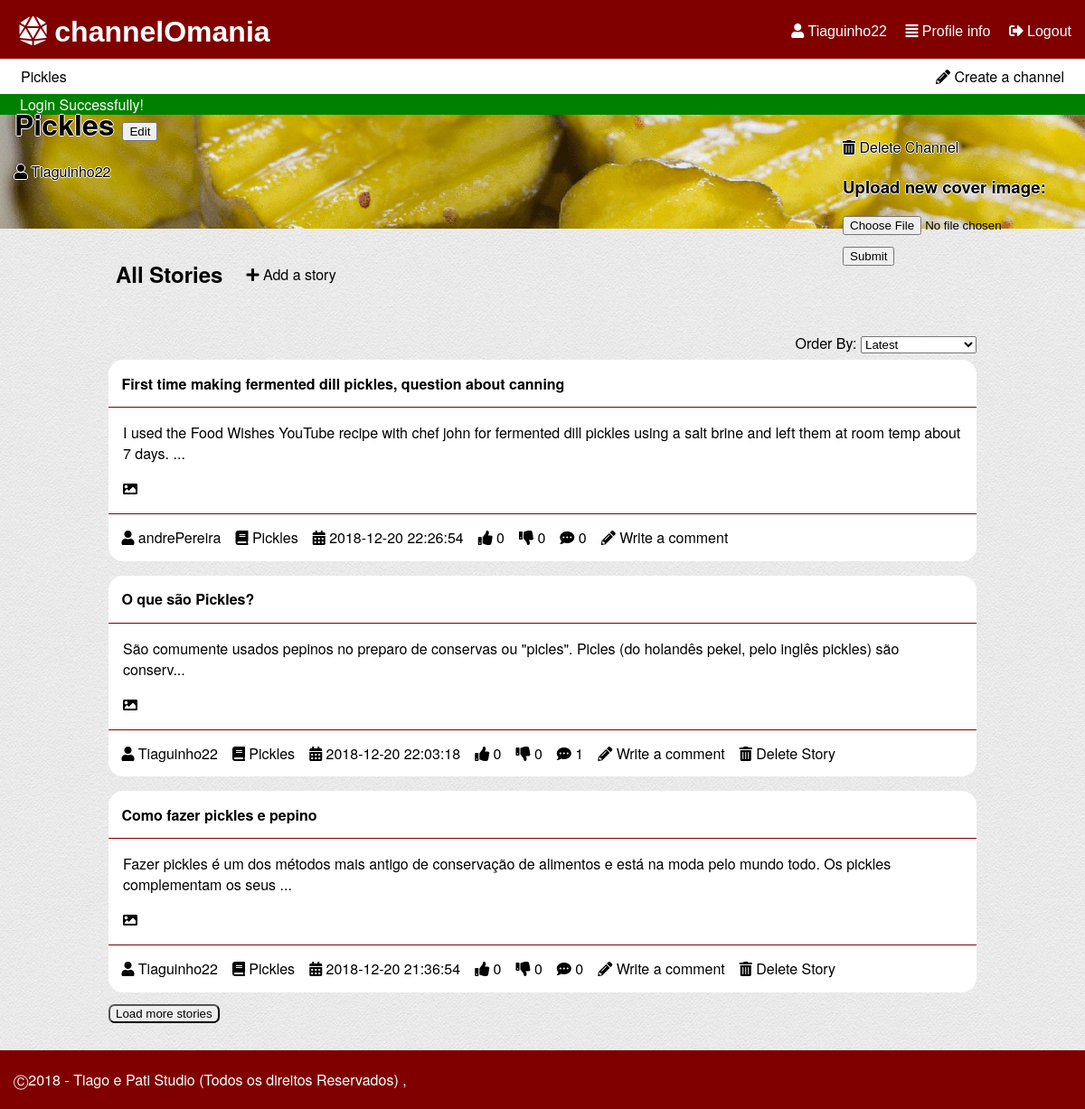
Screenshot of /pages/channel.php?channelId=1 (signed in) with the database file from the repository.
### tables this page shows
CREATE TABLE "channel" (
	`ID`	INTEGER NOT NULL,
	`name`	TEXT NOT NULL CHECK(length(name) > 0 and length(name) < 30) UNIQUE,
	`coverImage`	TEXT,
	`author`	INTEGER NOT NULL,
	PRIMARY KEY(`ID`),
	FOREIGN KEY(`author`) REFERENCES `user`(`ID`) ON DELETE Cascade ON UPDATE No Action
);

CREATE TABLE "user" (
	`ID`	INTEGER NOT NULL PRIMARY KEY AUTOINCREMENT,
	`username`	TEXT NOT NULL CHECK(length ( username ) > 0 and length ( username ) < 16),
	`email`	TEXT NOT NULL,
	`password`	TEXT NOT NULL CHECK(length ( password ) > 5),
	`birth`	TEXT CHECK(length ( birth ) > 0),
	`profilePic`	TEXT,
	`score`	INTEGER DEFAULT 0,
	CONSTRAINT `username` UNIQUE(`username`)
);

CREATE TABLE "story" (
	`storyID`	INTEGER NOT NULL,
	`title`	TEXT NOT NULL CHECK(length ( title ) > 0 and length ( title ) < 80),
	`content`	TEXT NOT NULL CHECK(length ( content ) > 0),
	`upvotes`	INTEGER NOT NULL DEFAULT 0,
	`downvotes`	INTEGER NOT NULL DEFAULT 0,
	`author`	INTEGER NOT NULL,
	`date`	TEXT NOT NULL CHECK(length ( date ) > 0),
	`channel`	INTEGER NOT NULL,
	`image`	TEXT,
	PRIMARY KEY(`storyID`),
	FOREIGN KEY(`channel`) REFERENCES `channel`(`ID`) ON DELETE Cascade ON UPDATE No Action,
	FOREIGN KEY(`author`) REFERENCES `user`(`ID`) ON DELETE Cascade ON UPDATE No Action
);

### pages/channel.php (called while the page is built, shortened)
<?php
  include_once('../database/db_list.php');
  include_once('../database/db_user.php');
  include_once('../templates/tpl_common.php');
  include_once('../templates/tpl_channel.php');
  $storiesByChannel = getStoriesByChannel($_GET['channelId']);
  $currentChannel = getChannel($_GET['channelId']);
  draw_header($currentChannel['name']);
  draw_channel($storiesByChannel,$currentChannel);
  draw_footer();
?>

### database/db_list.php (called while the page is built, shortened)
<?php
function getStoriesByChannel($channelID,$sort='',$offset=0,$limit=5) {
  switch($sort){
    default:
      $order = 'storyID DESC';
      break;
  }
  $db = Database::instance()->db();
  $stmt = $db->prepare('SELECT *,(SELECT COUNT(*) FROM comment WHERE comment.story == storyID) AS n_comments,channel.name AS channelName,story.author AS storyAuthor FROM story INNER JOIN user ON user.ID == story.author INNER JOIN channel ON channel.ID == story.channel  WHERE story.channel == ? ORDER BY '.$order.' LIMIT ? OFFSET ?');
  $stmt->execute(array($channelID,$limit,$offset));
  return $stmt->fetchAll();
}
function listChannel($sort='') {
  switch($sort){
    case 'mActive':
      $order = 'n_stories DESC';
      break;
    case 'alphabetical':
      $order = 'name ASC';
      break;
  }
  $db = Database::instance()->db();
  $stmt = $db->prepare('SELECT *,(SELECT COUNT(*) FROM story WHERE story.channel == channel.ID) AS n_stories,channel.ID as channelId FROM channel INNER JOIN user ON author=user.ID ORDER BY '.$order);
  $stmt->execute();
  return $stmt->fetchAll();
}
?>

### database/db_user.php (called while the page is built, shortened)
<?php
function getUsernameFromId($id) {
  $db = Database::instance()->db();
  $stmt = $db->prepare('SELECT username FROM user WHERE ID = ?');
  $stmt->execute(array($id));
  return $stmt->fetch()['username'];
}
function getIdFromUsername($username) {
  $db = Database::instance()->db();
  $stmt = $db->prepare('SELECT ID FROM user WHERE username = ?');
  $stmt->execute(array($username));
  return $stmt->fetch()['ID'];
}
 ?>

### database/db_channel.php (called while the page is built, shortened)
<?php
include_once('db_user.php');
function getChannel($id){
  $db = Database::instance()->db();
  $stmt = $db->prepare('SELECT * FROM channel WHERE ID=?');
  $stmt->execute(array($id));
  return $stmt->fetch();
}
?>

### templates/tpl_mainpage.php (the view, shortened to what this page needs)
<?php include_once('../templates/tpl_story.php'); ?>
<?php function draw_story_list_item($story) { ?>
  <article>
    <header>
      <h1><a href = "../pages/story.php?storyId=<?php echo($story['storyID']); ?>" ><?php echo($story['title']); ?></a></h1>
    </header>
    <p><?php echo(substr($story['content'],0,140)); if(strlen($story['content']) > 140) echo("...");?></p>
    <?php if($story['image']!=NULL){ ?>
    <p><a href="../files/storyImages/<?php echo($story['image'])?>" target="_blank"><i class="fas fa-image"></i></a></p>
    <?php }?>
    <footer><?php draw_story_info($story); ?></footer>
  </article>
<?php } ?>
<?php function draw_story_info($story) { ?>
  <ul>
    <li><a href="../pages/profile.php?userId=<?php echo($story['storyAuthor']); ?>"><i class="fas fa-user"></i> <?php echo($story['username']); ?></a></li>
    <li><a href="../pages/channel.php?channelId=<?php echo($story['channel']); ?>"><i class="fas fa-book"></i> <?php echo($story['channelName']); ?></a></li>
    <li><i class="fas fa-calendar-alt"></i> <?php echo($story['date']); ?></li>
    <li class="nUpVote" data-id="<?php echo($story['storyID']); ?>"><i class="fas fa-thumbs-up"></i> <?php echo($story['upvotes']); ?></li>
    <li class="nDownVote" data-id="<?php echo($story['storyID']); ?>"><i class="fas fa-thumbs-down"></i> <?php echo($story['downvotes']); ?></li>
    <li><i class="fas fa-comment-dots"></i> <?php echo($story['n_comments']); ?></li>
    <li><a href="../pages/new_comment.php?storyId=<?php echo($story['storyID']); ?>"><i class="fas fa-pencil-alt"></i> Write a comment</a></li>
    <?php if($story['username'] == $_SESSION['username']) { ?>
      <li><a href="../actions/action_delete_story.php?storyId=<?php echo($story['storyID']); ?>&csrf=<?php echo($_SESSION['csrf']); ?>"><i class="fas fa-trash-alt"></i> Delete Story</a></li>
    <?php } ?>
  </ul>
<?php } ?>

### templates/tpl_common.php (shortened to what this page needs)
<?php function draw_header($tabText = ""){
?>
<!DOCTYPE html>
<html lang="en-US">
  <head>
    <link href="../css/style.css" rel="stylesheet">
    <link href="../css/input.css" rel="stylesheet">
    <link href="../css/links.css" rel="stylesheet">
    <link rel="stylesheet" href="https://use.fontawesome.com/releases/v5.5.0/css/all.css">
  </head>
  <body>
    <header id="header">
      <?php if(isset($_SESSION['username'])){ ?>
        <div id='options'>
          <a href="../pages/profile.php"><i class="fas fa-user"></i> <?php echo($_SESSION['username']) ?></a>
          <a href="../pages/profile.php"><i class="fas fa-align-justify"></i> Profile info</a>
          <a href="../actions/action_logout.php"><i class="fas fa-sign-out-alt"></i> Logout</a>
        </div>
      <?php } ?>
      <h1><a href="mainpage.php"><i class="fas fa-dice-d20"></i> channelOmania</a></h1>
    </header>
    <?php if(isset($_SESSION['username'])){ ?>
    <div id="list_channels">
      <p><a href = "../pages/new_channel.php" ><i class="fas fa-pencil-alt"></i> Create a channel</a></p>
      <?php $channels = listChannel('mActive'); ?>
      <ul>
      <?php if(count($channels) > 5) { ?>
        <?php for ($i=0; $i < 5; $i++) { ?>
          <li><a href = "../pages/channel.php?channelId=<?php echo($channels[$i]['channelId']); ?>" ><?php echo($channels[$i]['name']); ?></a></li>
        <?php } ?>
          <li id="moreChannels"><a href = "../pages/all_channels.php" >More Channels</a></li>
      <?php } else { ?>
        <?php foreach($channels as $channel_list){ ?>
          <li><a href = "../pages/channel.php?channelId=<?php echo($channel_list['channelId']); ?>" ><?php echo($channel_list['name']); ?></a></li>
        <?php } ?>
      <?php } ?>
      </ul>
    </div>
    <?php } ?>
    <?php if (isset($_SESSION['messages'])) {?>
      <section id="messages">
        <?php foreach($_SESSION['messages'] as $message) { ?>
          <div class="<?=$message['type']?>"><?=$message['content']?></div>
        <?php } ?>
      </section>
    <?php unset($_SESSION['messages']); } ?>
<?php } ?>
<?php function draw_footer(){
  ?>
  <footer class="footer">
    <p>	&#9400;2018 - Tiago e Pati Studio (Todos os direitos Reservados) ,</p>
  </footer>
</body>
</html>
<?php }
 ?>

### templates/tpl_channel.php (shortened to what this page needs)
<?php include_once('../templates/tpl_mainpage.php'); ?>
<?php include_once('../database/db_channel.php'); ?>
<?php function draw_channel($storiesByChannel,$currentChannel) { ?>
  <?php if($currentChannel['author'] == getIdFromUsername($_SESSION['username'])) { ?>
  <form action="../actions/action_edit_channel.php?channelId=<?php echo($currentChannel['ID']); ?>" method="post" enctype="multipart/form-data">
  <?php } ?>
  <div id="channel_div">
  <?php if($currentChannel['author'] == getIdFromUsername($_SESSION['username'])) { ?>
    <a href="../actions/action_delete_channel.php?channelId=<?php echo($currentChannel['ID']); ?>&csrf=<?php echo($_SESSION['csrf']); ?>"><i class="fas fa-trash-alt"></i> Delete Channel</a>
  <?php } ?>
  <?php if($currentChannel['author'] == getIdFromUsername($_SESSION['username'])) { ?>
  <h3>Upload new cover image: </h3>
    <h3>
        <input type="file" name="coverImage" id="coverImg" accept="image/*">
        <input type="submit">
    </h3>
  <?php } ?>
</div>
  <a href="../files/coverImages/<?php if($currentChannel['coverImage']!="") { echo($currentChannel['coverImage']); } else {?>default.png<?php } ?>" target="_blank">
    <div id="cover"><img id="cover_image" src="../files/croppedCover/<?php if($currentChannel['coverImage']!="") { echo($currentChannel['coverImage']); } else {?>default.png<?php } ?>"
    alt="<?php echo($currentChannel['name']); ?>'s cover image"></div></a>
  <h1 id="channelName"><?php echo($currentChannel['name']); ?>
  <?php if($currentChannel['author'] == getIdFromUsername($_SESSION['username'])) { ?>
  <button text='Edit' onclick="edit('name')">Edit</button>
  <?php } ?>
  <br>
  <a id="channelAuthor" href="../pages/profile.php?userId=<?php echo($currentChannel['author']); ?>"><i class="fas fa-user"></i> <?php  echo(getUsernameFromId($currentChannel['author']));?></a>
  </h1>
  <?php if($currentChannel['author'] == getIdFromUsername($_SESSION['username'])) { ?>
  </form>
  <?php } ?>
  <section id="channelStories" data-id="<?php echo $_GET['channelId'] ?>">
    <div class="header">
      <ul>
        <li>
          <h2>All Stories</h2>
        </li>
        <li>
          <p><a href = "../pages/new_story.php?channelId=<?php echo($_GET['channelId']); ?>" ><i class="fas fa-plus"></i> Add a story</a></p>
        </li>
      </ul>
    </div>
    <?php draw_story_list($storiesByChannel); ?>
  </section>
<?php } ?>

### templates/tpl_story.php (shortened to what this page needs)
<?php include_once('../templates/tpl_mainpage.php'); ?>
<?php include_once('../database/db_list.php'); ?>
<?php function draw_story_list($storyInfo) { ?>
  <p id="order">Order By:
  <select id='orderSelector'>
    <option value="mRecent">Latest</option>
  </select></p>
  <section id="storyList">
  <?php foreach($storyInfo as $story) { ?>
    <?php draw_story_list_item($story); ?>
  <?php } ?>
  </section>
  <?php if(count($storyInfo) != 0){ ?>
  <button id="btnLoadStories">Load more stories</button>
  <?php } ?>
<?php } ?>

### css/style.css (style rules this page uses)
body { font-family: IBMPlexSans, Helvetica Neue, Segoe UI, Helvetica, Verdana, Arial, sans-serif; background-image: url("../files/background.png"); margin: 0; }
ul { display: flex; flex-wrap: wrap; flex-direction: row; padding: 0; margin: 0; }
li { text-align: center; list-style-type: none; padding: 0.5em; }
#list_channels { background-color: white; position: relative; padding: 0px 15px; }
#list_channels p { float: right; margin: 0; }
#list_channels li, #list_channels p { padding: 0; }
#header { background-color: #800000; padding: 0.2em 15px; position: relative; }
#cover_image { width: 100%; }
#channelName { top: 2px; background-color: transparent; position: absolute; margin-top: 3.5em; text-shadow: -1px 0 white, 0 1px white, 1px 0 white, 0 -1px white; }
#channelAuthor { font-size: 0.5em; text-shadow: -1px 0 white, 0 1px white, 1px 0 white, 0 -1px white; font-weight: 300; }
#channelStories { width: 80%; margin: auto; }
#channelStories .header { margin: 10px 0px 50px; }
#channelStories .header li h2 { margin-top: 10px; margin-right: 10px; }
#channelStories #order { float: right; margin: 0; position: absolute; right: 10%; margin-top: -30px; }
#channelStories #storyList article { width: 100%; }
#channelStories #btnLoadStories { margin-left: 0px; }
#channel_div { background-color: transparent; position: absolute; right: 15px; margin-top: 1.5em; text-shadow: -0.8px 0 white, 0 0.8px white, 0.8px 0 white, 0 -0.8px white; }
#header h1 { margin: 0.2em; }
h1 { margin-left: 0.5em; }
#options { float: right; height: 0; }
article { background-color: white; width: 80%; margin: auto; border-radius: 1em; }
article h1 { margin: auto; }
article header { margin-top: 1em; padding: 0.5em; border-bottom: 1px solid #800000; }
article p, article p,article img { padding-left: 1em; padding-right: 1em; }
article footer { padding: 0.4em; border-top: 1px solid #800000; }
#messages .error,#messages .success { padding-left: 22px; }
#messages .success { background-color: green; color: white; }
body,html { min-height: 80vh; }
#header div { margin-top: 1.2em; }
#btnLoadComments, #btnLoadStories { margin-top: 1em; margin-left: 10%; border-radius: 0.5em; }
#storyList article h1, #story article h1 { margin: auto; padding: 0.4em; }
#channelStories #storyList article, #myStories #storyList article { width: 100%; margin-top: 10px; }
.footer { clear: left; bottom: auto; margin-top: 30px; padding: 5px 15px; background-color: #800000; color: white; }
#order { margin-left: 15px; }

### css/input.css (style rules this page uses)
input { display: block; margin: 1em 0; }

### css/links.css (style rules this page uses)
#header a { color: white; font-family: Helvetica; }
#header div a { list-style-type: none; padding-left: 1em; }
a:link, a:visited { color: black; text-decoration: none; }
#list_channels li a, #list_channels p a { padding: 0.5em 0.5em; display: block; }
article header a, #story_preview h3 a { font-weight: bold; }

### rows the page displays
channel: name "Pickles", coverImage (picture), author.username "Tiaguinho22"
story: title "First time making fermented dill pickles, question about canning", content "I used the Food Wishes YouTube recipe with chef john for fermented dill pickles using a salt brine and left them at room temp about 7 days.", author.username "andrePereira", channel.name "Pickles", date "2018-12-20 22:26:54", upvotes "0", downvotes "0", n_comments "0"
story: title "O que são Pickles?", content "São comumente usados pepinos no preparo de conservas ou \"picles\". Picles (do holandês pekel, pelo inglês pickles) são conserv", author.username "Tiaguinho22", channel.name "Pickles", date "2018-12-20 22:03:18", upvotes "0", downvotes "0", n_comments "1"
story: title "Como fazer pickles e pepino", content "Fazer pickles é um dos métodos mais antigo de conservação de alimentos e está na moda pelo mundo todo. Os pickles complementam os seus", author.username "Tiaguinho22", channel.name "Pickles", date "2018-12-20 21:36:54", upvotes "0", downvotes "0", n_comments "0"

### other values shown
$_SESSION['username'] "Tiaguinho22"
$message['content'] "Login Successfully!"
